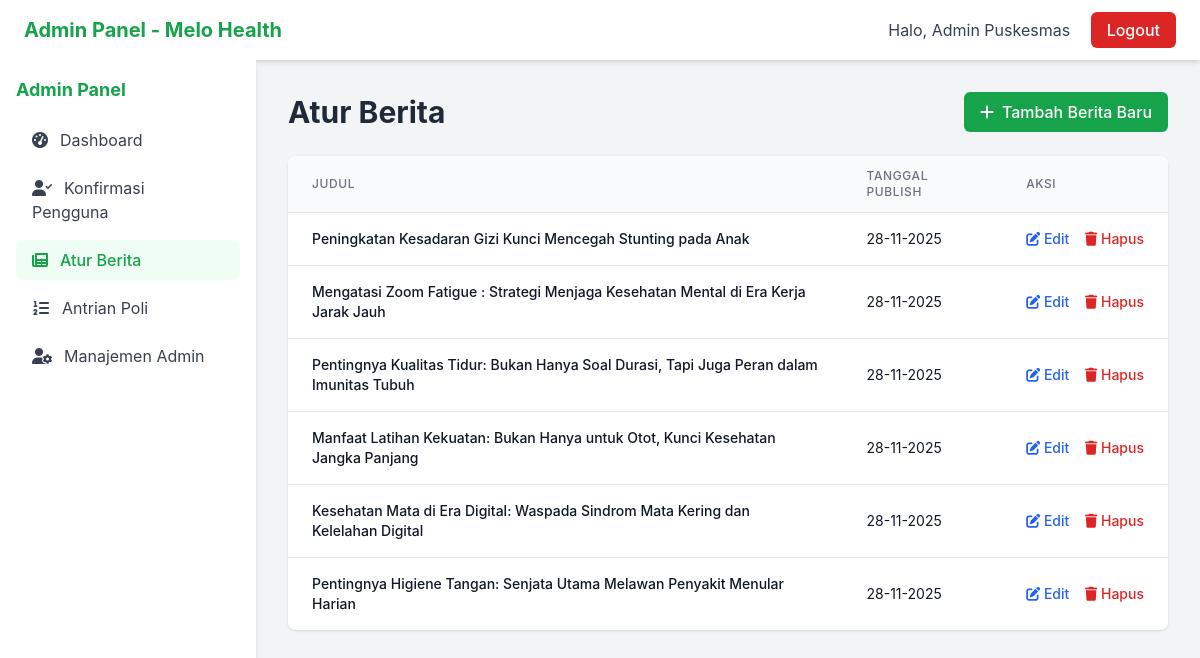
The app's page /admin/berita/index.php (signed in) with its own data.
### tables this page shows
CREATE TABLE `berita` (
  `id` int NOT NULL,
  `judul` varchar(255) NOT NULL,
  `konten` text NOT NULL,
  `gambar` varchar(255) DEFAULT NULL,
  `tanggal_publish` date NOT NULL,
  `created_at` timestamp NOT NULL DEFAULT CURRENT_TIMESTAMP
);

### admin/berita/index.php (the view, shortened to what this page needs)
<?php
require_once '../../includes/functions.php';
$stmt = $pdo->query("SELECT * FROM berita ORDER BY tanggal_publish DESC");
$berita = $stmt->fetchAll(PDO::FETCH_ASSOC);
?>
<!DOCTYPE html>
<html lang="id">
<head>
    <script src="https://cdn.tailwindcss.com"></script>
    <link rel="stylesheet" href="https://cdnjs.cloudflare.com/ajax/libs/font-awesome/6.0.0/css/all.min.css">
    <link rel="stylesheet" href="../../assets/css/style.css">
</head>
<body class="bg-gray-100">
    <nav class="bg-white shadow-md">
        <div class="px-6 py-4 flex justify-between items-center">
            <div class="flex items-center">
                <h1 class="text-xl font-bold text-green-600">Admin Panel - Melo Health</h1>
            </div>
            <div class="flex items-center">
                <div class="hidden md:block">
                    <span class="text-gray-700">Halo, <?php echo htmlspecialchars($_SESSION['admin_nama']); ?></span>
                    <a href="../../logout.php" class="ml-4 bg-red-600 hover:bg-red-700 text-white px-4 py-2 rounded-md font-medium transition duration-300">Logout</a>
                </div>
            </div>
        </div>
    </nav>
    <div class="flex">
        <div id="sidebar" class="w-64 bg-white shadow-md min-h-screen fixed top-0 right-0 md:static z-40 transform translate-x-full md:translate-x-0 transition-transform duration-300 ease-in-out">
            <div class="p-4">
                <div class="flex justify-between items-center mb-4">
                    <h2 class="text-lg font-bold text-green-600">Admin Panel</h2>
                </div>
                <ul class="space-y-2">
                    <li>
                        <a href="../dashboard.php" class="block px-4 py-2 text-gray-700 hover:bg-gray-100 rounded-md">
                            <i class="fas fa-tachometer-alt mr-3"></i>Dashboard
                        </a>
                    </li>
                    <li>
                        <a href="../konfirmasi-pengguna.php" class="block px-4 py-2 text-gray-700 hover:bg-gray-100 rounded-md">
                            <i class="fas fa-user-check mr-3"></i>Konfirmasi Pengguna
                        </a>
                    </li>
                    <li>
                        <a href="index.php" class="block px-4 py-2 text-green-600 font-medium bg-green-50 rounded-md">
                            <i class="fas fa-newspaper mr-3"></i>Atur Berita
                        </a>
                    </li>
                    <li>
                        <a href="../antrian.php" class="block px-4 py-2 text-gray-700 hover:bg-gray-100 rounded-md">
                            <i class="fas fa-list-ol mr-3"></i>Antrian Poli
                        </a>
                    </li>
                    <li>
                        <a href="../admin_management.php" class="block px-4 py-2 text-gray-700 hover:bg-gray-100 rounded-md">
                            <i class="fas fa-user-cog mr-3"></i>Manajemen Admin
                        </a>
                    </li>
                </ul>
            </div>
        </div>
        <div class="flex-1 p-8">
            <div class="flex justify-between items-center mb-6">
                <h1 class="text-3xl font-bold text-gray-800">Atur Berita</h1>
                <a href="tambah.php" class="bg-green-600 hover:bg-green-700 text-white px-4 py-2 rounded-md font-medium transition duration-300">
                    <i class="fas fa-plus mr-2"></i>Tambah Berita Baru
                </a>
            </div>
            <div>
                <div class="bg-white rounded-lg shadow overflow-hidden">
                    <div class="hidden md:block">
                        <div class="overflow-x-auto">
                            <table class="min-w-full divide-y divide-gray-200">
                                <thead class="bg-gray-50">
                                    <tr>
                                        <th class="px-6 py-3 text-left text-xs font-medium text-gray-500 uppercase tracking-wider">Judul</th>
                                        <th class="px-6 py-3 text-left text-xs font-medium text-gray-500 uppercase tracking-wider">Tanggal Publish</th>
                                        <th class="px-6 py-3 text-left text-xs font-medium text-gray-500 uppercase tracking-wider">Aksi</th>
                                    </tr>
                                </thead>
                                <tbody class="bg-white divide-y divide-gray-200">
                                    <?php foreach ($berita as $b): ?>
                                        <tr>
                                            <td class="px-6 py-4">
                                                <div class="text-sm font-medium text-gray-900"><?php echo htmlspecialchars($b['judul']); ?></div>
                                            </td>
                                            <td class="px-6 py-4 whitespace-nowrap">
                                                <div class="text-sm text-gray-900"><?php echo date('d-m-Y', strtotime($b['tanggal_publish'])); ?></div>
                                            </td>
                                            <td class="px-6 py-4 whitespace-nowrap text-sm font-medium">
                                                <a href="edit.php?id=<?php echo $b['id']; ?>" class="text-blue-600 hover:text-blue-900 mr-3">
                                                    <i class="fas fa-edit"></i> Edit
                                                </a>
                                                <a href="hapus.php?id=<?php echo $b['id']; ?>" class="text-red-600 hover:text-red-900" onclick="return confirm('Yakin ingin menghapus berita ini?');">
                                                    <i class="fas fa-trash"></i> Hapus
                                                </a>
                                            </td>
                                        </tr>
                                    <?php endforeach; ?>
                                </tbody>
                            </table>
                        </div>
                    </div>
                </div>
            </div>
        </div>
    </div>
</body>
</html>

### assets/css/style.css (style rules this page uses)
body { font-family: 'Inter', sans-serif; }

### records on screen
berita: judul "Peningkatan Kesadaran Gizi Kunci Mencegah Stunting pada Anak", tanggal_publish "28-11-2025"
berita: judul "Mengatasi Zoom Fatigue : Strategi Menjaga Kesehatan Mental di Era Kerja Jarak Jauh", tanggal_publish "28-11-2025"
berita: judul "Pentingnya Kualitas Tidur: Bukan Hanya Soal Durasi, Tapi Juga Peran dalam Imunitas Tubuh", tanggal_publish "28-11-2025"
berita: judul "Manfaat Latihan Kekuatan: Bukan Hanya untuk Otot, Kunci Kesehatan Jangka Panjang", tanggal_publish "28-11-2025"
berita: judul "Kesehatan Mata di Era Digital: Waspada Sindrom Mata Kering dan Kelelahan Digital", tanggal_publish "28-11-2025"
berita: judul "Pentingnya Higiene Tangan: Senjata Utama Melawan Penyakit Menular Harian", tanggal_publish "28-11-2025"

### other values on screen
$_SESSION['admin_nama'] "Admin Puskesmas"
